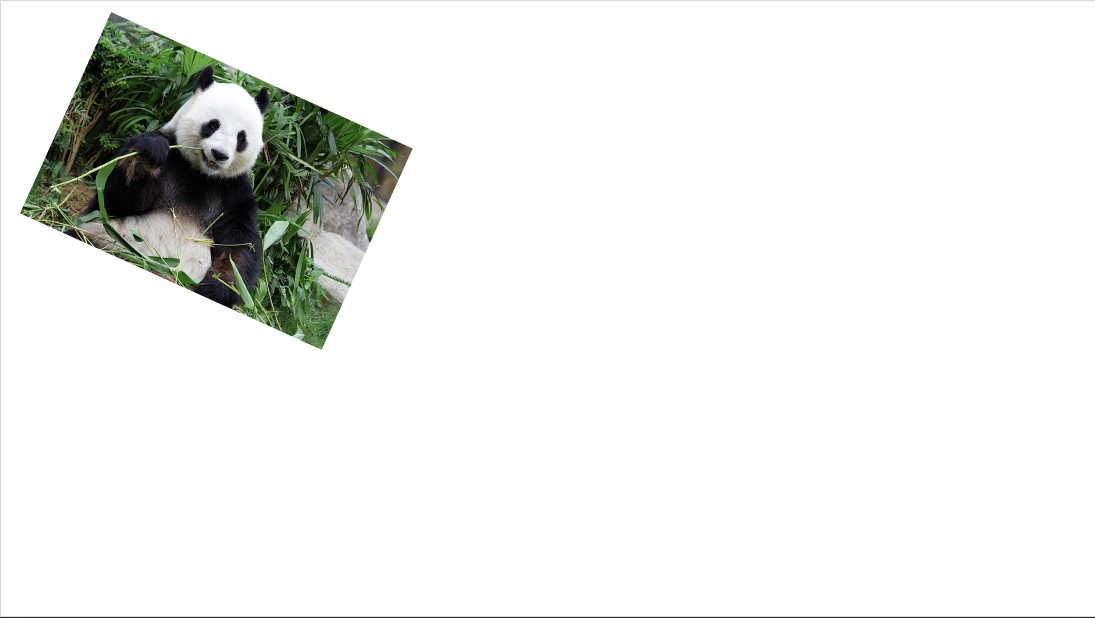
#> input picture stitching/imgs/ro1.jpg, 2190 x 1236 px (shown at 1/2 size)
$ python train_query.py
#> lines starting #> are read from the running program, lines starting #| are printed output that depends on the picture; long printed decimals are rounded
#%%
import cv2 as cv
import numpy as np
import matplotlib.pyplot as plt
import pandas as pd
#%%
# feature matching する 2 画像の表示
origin_path = "./imgs/ro1.jpg"
ex_path = "./imgs/ro2.jpg"

img = cv.imread(origin_path)
#> img is the input picture: shape (1236, 2190, 3); mean B, G, R 235.4, 237.5, 236.3
ex_img = cv.imread(ex_path)
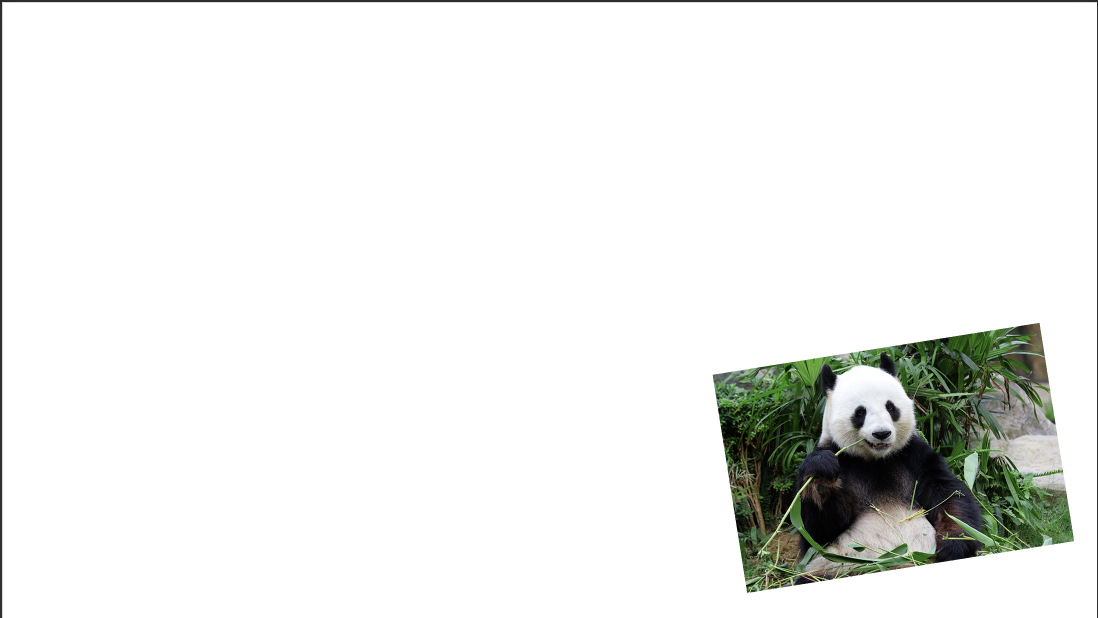
#> input picture stitching/imgs/ro2.jpg, 2196 x 1236 px (shown at 1/2 size)
#> ex_img is the input picture: shape (1236, 2196, 3); mean B, G, R 234.6, 236.7, 235.5

fig, axes = plt.subplots(1,2)

axes[0].imshow(img)
axes[0].set_title(origin_path)

axes[1].imshow(ex_img)
axes[1].set_title(ex_path)
plt.show()
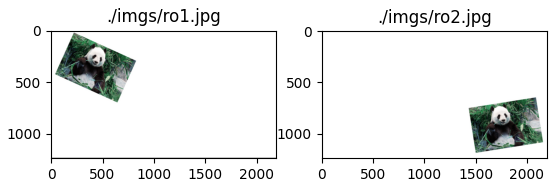
#> figure drawn by matplotlib, 2 panels; B, G, R data is drawn as R, G, B

#%%
# resize
width, height, _ = img.shape
#> width = 1236; height = 2190
ex_img = cv.resize(ex_img, (height, width))
#> ex_img: shape (1236, 2190, 3)
plt.imshow(ex_img)

# %%
def SIFT(img):
    sift = cv.SIFT_create()
    kp, desc = sift.detectAndCompute(img, None)
    return kp, desc

# %%
# get key point, descriptors
kp1, desc1 = SIFT(img)
#> in SIFT, `kp, desc = sift.detectAndCompute(img, None)`: kp = 3774 keypoints; strongest (x, y, size): (422, 254, 21.9), (483, 278, 17.4), (177, 486, 3.2), (253, 302, 220)
#> kp1 has the same summary as kp in SIFT
kp2, desc2 = SIFT(ex_img)
#> in SIFT (call 2), `kp, desc = sift.detectAndCompute(img, None)`: kp = 3877 keypoints; strongest (x, y, size): (1714, 831, 21.5), (1777, 815, 16.3), (1637, 1160, 3.2), (1581, 940, 215.6)
#> kp2 has the same summary as kp in SIFT

# %%
# 総当たり matching
bf = cv.BFMatcher()

# option の選択
select_match_type = "knn" # knn, match
select_filter = True # True, False

def get_good_match(matches, filter=True, thredhold=0.7):
    if filter:
        good_match = []

        for m, n in matches:
            if m.distance < thredhold * n.distance:
                good_match.append([m])
        return good_match
    else:
        return matches

#%%
if select_match_type == "match":
    # matching
    matches = bf.match(desc1, desc2)

    good_match = matches

    # distance の近い点で並び替え
    good_match = sorted(good_match, key = lambda x: x.distance)

    # key point と画像の表示
    img_pair = cv.drawMatches(img, kp1, ex_img, kp2, good_match[:10], None, flags=2)

    print(len(good_match))

elif select_match_type == "knn":
    # matching
    matches = bf.knnMatch(desc1, desc2, k=2)
#> matches = 3774 matches

    # .distance から key point が一致しないと filter
    good_match = get_good_match(matches, filter=select_filter)
#> after the loop in get_good_match, `for m, n in matches:`: good_match = 2590 matches
#> good_match = 2590 matches

    # distance の近い点で並び替え
    good_match = sorted(good_match, key = lambda x: x[0].distance)

    # key point と画像の表示
    img_pair = cv.drawMatchesKnn(img, kp1, ex_img, kp2, good_match[:10], None, flags=2)
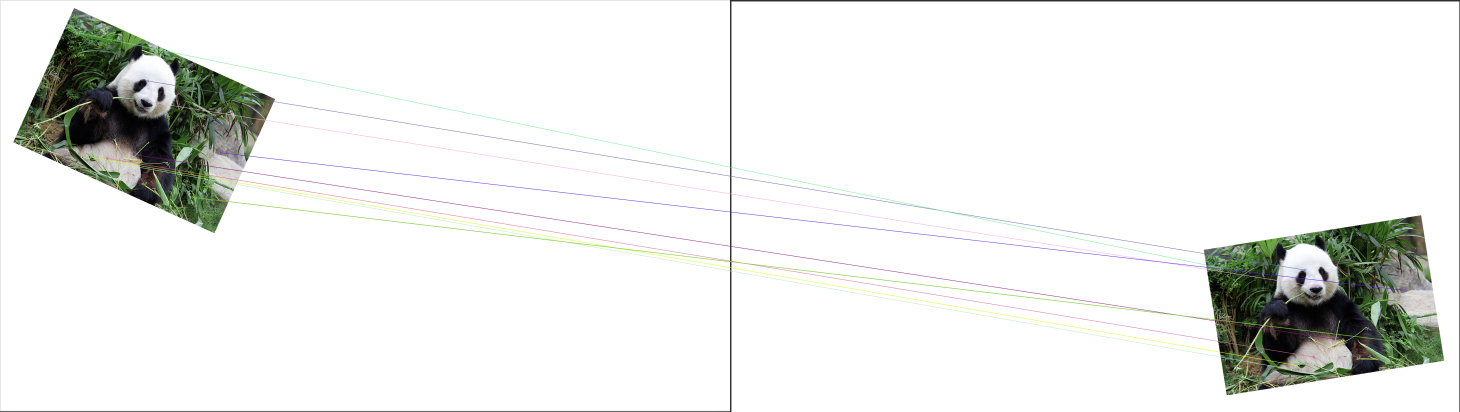
#> img_pair: shape (1236, 4380, 3) (shown at 1/3 size); mean B, G, R 234.3, 236.4, 235.3

    print(len(good_match))
#| 2590

# draw matches の表示
plt.imshow(img_pair)

# %%
print(kp1[0].pt)
#| (3.013, 3.004)

# %%
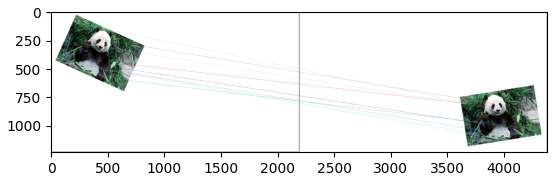
#> figure drawn by matplotlib, 1 panel; B, G, R data is drawn as R, G, B
